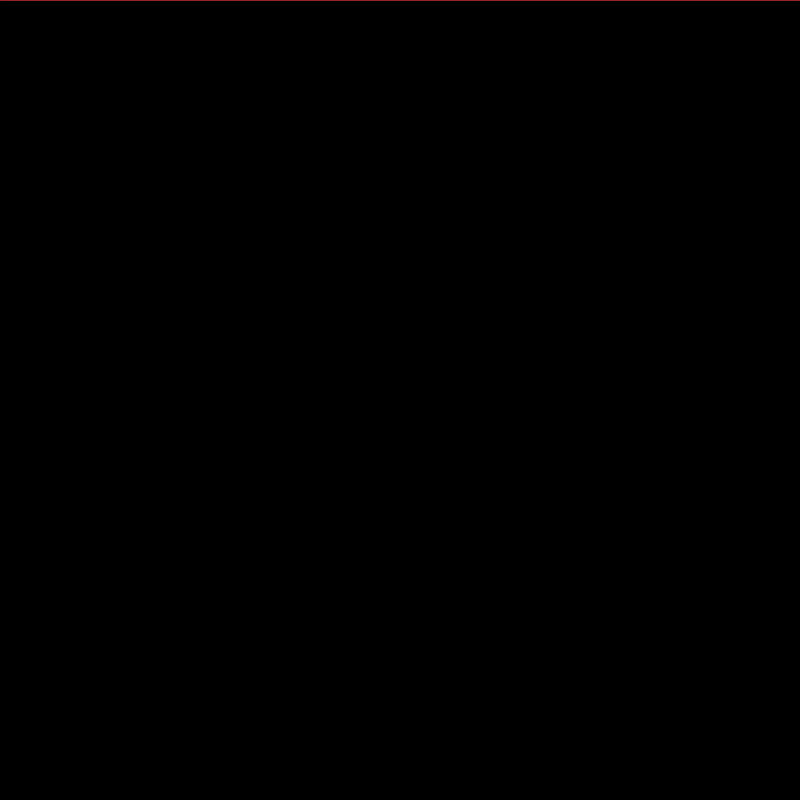
Frame 1 (no input)
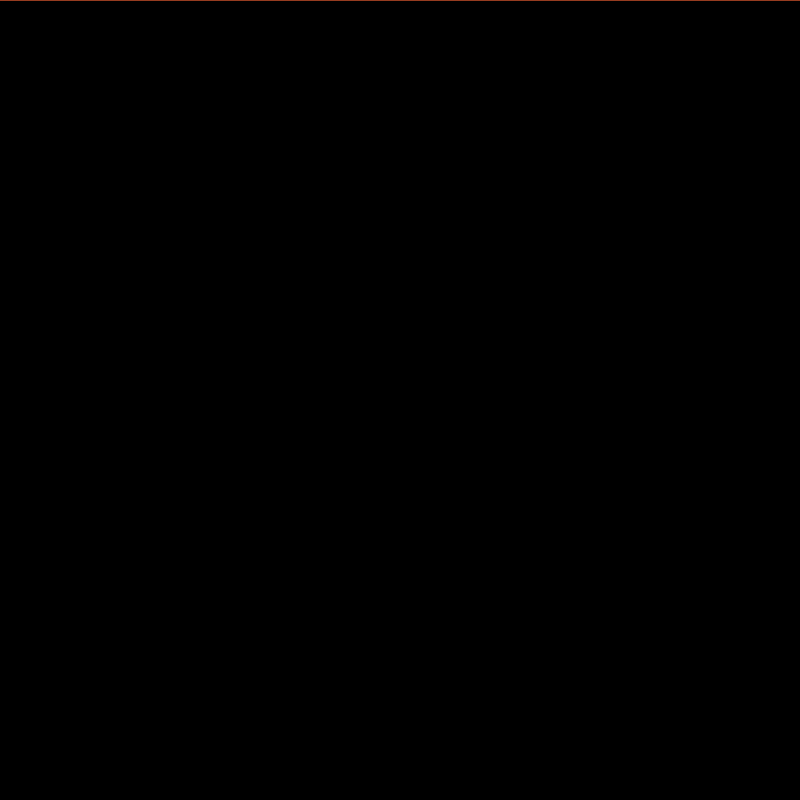
Frame 60 (the mouse pressed at the canvas centre just before this capture)
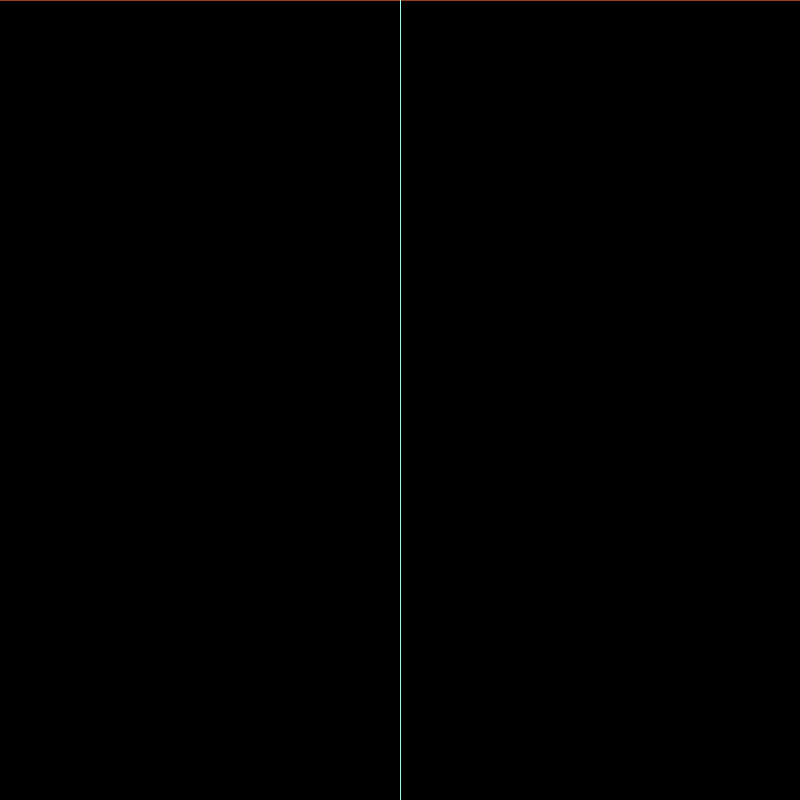
Frame 120 (the mouse held since frame 60 and released just before this capture)

The Processing sketch that drew these frames (run headless with seeded random() and noise(); from frame 60 on, the mouse is pressed at the canvas centre):

// Processing sketch: processing_107653
// ── processing_107653.pde

//Drawing lines horizontal and vertical

int c;

void setup() {  //setup function called initially, only once
  size(800, 800);
  background(0);  //set background black
  colorMode(HSB);   //set colors to Hue, Saturation, Brightness mode
}

void draw() {  //draw lines
  c++;
  
  if(mousePressed == true) { //add some interaction
      stroke(c % 200,100,255);
      line(mouseX,0,mouseY,800);  //vertical line
  }
  
  else { 
      stroke(c % 50,200,150);
      line(0,mouseY,800,mouseX);  //horizontal line
  }
  
  if(keyPressed == true){
      fill(0);
      rect(0,0,800,800);  // new layer
  } 
}
